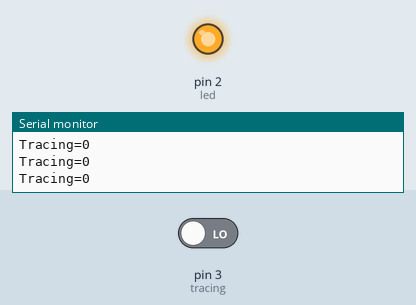
Recording of a sketch running on a simulated Arduino Uno, built with avr-gcc and run on an emulated ATmega328P. Parts: output pins drawn as LEDs (lit = HIGH), the last lines printed to the serial monitor. The test bench sets the inputs (shaded band); at power-on: pin 3 (tracing) LOW.

Above: at 1.2 s.
1.3 s: pin 3 (tracing) driven HIGH
At 2.0 s:
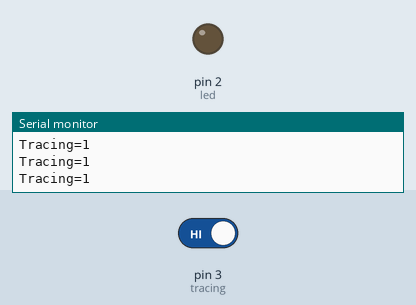
2.9 s: pin 3 (tracing) driven LOW
At 3.3 s:
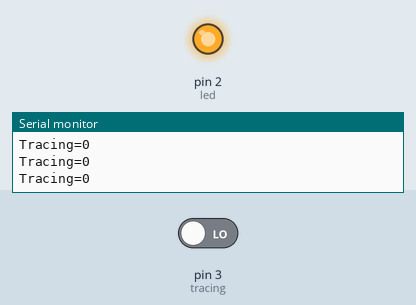
Timing chart, 0 to 5.9 s (numbered marks = the images above; inputs shaded):
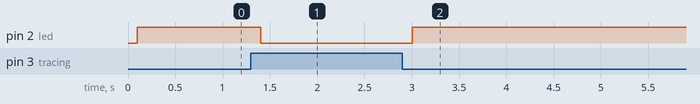

Measured:
- after the input at 1.3 s, pin 2 (led): HIGH → LOW after 0.10 s
- after the input at 2.9 s, pin 2 (led): LOW → HIGH after 0.11 s

The sketch:

LINE_TRACKING.ino
```cpp
const int tracing = 3;
const int led = 2;

void setup()
{
   Serial.begin(9600);
   pinMode(tracing, INPUT);
   pinMode(led, OUTPUT);
}

void loop()
{
int val = digitalRead(tracing);
Serial.print("Tracing=");
Serial.println(val);
delay(100);
if(val == HIGH)
{
digitalWrite(led, LOW);
}
else
{
digitalWrite(led, HIGH);
}
}
```
